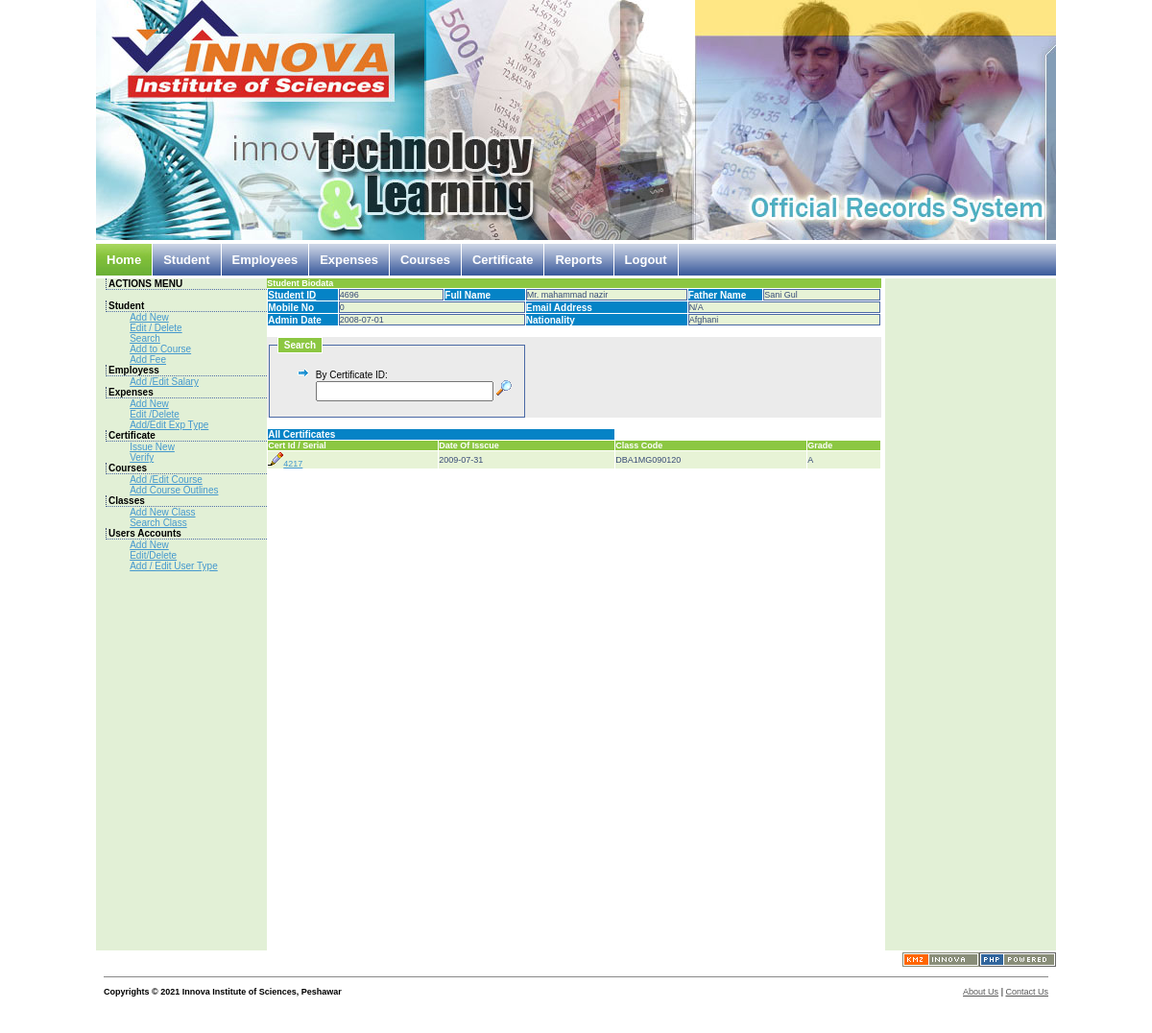
The page /verifycert2.php?action=open&std_id=4696 on the database its author committed.
### tables this page shows
CREATE TABLE IF NOT EXISTS `students` (
  `std_id` bigint(20) NOT NULL auto_increment,
  `title` varchar(4) NOT NULL default 'Mr.',
  `first_name` varchar(20) NOT NULL default '',
  `last_name` varchar(20) NOT NULL default '',
  `father_name` varchar(40) NOT NULL default '',
  `gender` char(1) NOT NULL default 'M',
  `course_code` int(11) default '0',
  `phone_no` varchar(16) default NULL,
  `mobile_no` varchar(16) default NULL,
  `nationality` varchar(25) default 'Pakistan',
  `personal_statement` varchar(150) default NULL,
  `email` varchar(150) default NULL,
  `dob` date default '0000-00-00',
  `admission_date` date default '0000-00-00',
  `online_sign` char(1) default 'Y',
  `admission_status` char(1) default 'Y',
  PRIMARY KEY  (`std_id`)
);

CREATE TABLE IF NOT EXISTS `certificate` (
  `cert_id` int(15) NOT NULL auto_increment,
  `std_id` int(15) default NULL,
  `date` date default NULL,
  `class_code` varchar(20) NOT NULL default 'AAAAAA',
  `grade` varchar(2) default NULL,
  PRIMARY KEY  (`cert_id`)
);

### verifycert2.php (the view, shortened to what this page needs)
<?php require_once('Connections/conn.php'); ?>
<?php
if (!function_exists("GetSQLValueString")) {
function GetSQLValueString($theValue, $theType, $theDefinedValue = "", $theNotDefinedValue = "")
{
  $theValue = get_magic_quotes_gpc() ? stripslashes($theValue) : $theValue;
  $theValue = function_exists("mysql_real_escape_string") ? mysql_real_escape_string($theValue) : mysql_escape_string($theValue);
  switch ($theType) {
    case "long":
    case "int":
      $theValue = ($theValue != "") ? intval($theValue) : "NULL";
      break;
  }
  return $theValue;
}
}
$colname_RS_Student1 = "-1";
if (isset($_GET['std_id'])) {
  $colname_RS_Student1 = $_GET['std_id'];
}
$query_RS_Student1 = sprintf("SELECT * FROM students WHERE std_id = %s", GetSQLValueString($colname_RS_Student1, "int"));
$RS_Student1 = mysql_query($query_RS_Student1, $conn) or die(mysql_error());
$row_RS_Student1 = mysql_fetch_assoc($RS_Student1);
$maxRows_RS_CertificatesIssued = 10;
$pageNum_RS_CertificatesIssued = 0;
$startRow_RS_CertificatesIssued = $pageNum_RS_CertificatesIssued * $maxRows_RS_CertificatesIssued;
$colname_RS_CertificatesIssued = "-1";
if (isset($_GET['std_id'])) {
  $colname_RS_CertificatesIssued = $_GET['std_id'];
}
$query_RS_CertificatesIssued = sprintf("SELECT * FROM certificate WHERE std_id = %s", GetSQLValueString($colname_RS_CertificatesIssued, "int"));
$query_limit_RS_CertificatesIssued = sprintf("%s LIMIT %d, %d", $query_RS_CertificatesIssued, $startRow_RS_CertificatesIssued, $maxRows_RS_CertificatesIssued);
$RS_CertificatesIssued = mysql_query($query_limit_RS_CertificatesIssued, $conn) or die(mysql_error());
$row_RS_CertificatesIssued = mysql_fetch_assoc($RS_CertificatesIssued);
$colname_RS_SearchCertficate = "-1";
$query_RS_SearchCertficate = sprintf("SELECT * FROM certificate WHERE cert_id = %s", GetSQLValueString($colname_RS_SearchCertficate, "int"));
$RS_SearchCertficate = mysql_query($query_RS_SearchCertficate, $conn) or die(mysql_error());
$totalRows_RS_SearchCertficate = mysql_num_rows($RS_SearchCertficate);
?><!DOCTYPE html PUBLIC "-//W3C//DTD XHTML 1.0 Transitional//EN" "http://www.w3.org/TR/xhtml1/DTD/xhtml1-transitional.dtd">
<html xmlns="http://www.w3.org/1999/xhtml"><head>
	<link rel="stylesheet" type="text/css" href="gnpcss.css" media="screen" />
</head>
<body>
<div align="center">
  <table border="0" cellpadding="0" cellspacing="0" width="1000">
    <tbody><tr>
      <td class="PageTopHeader" align="left" height="180" valign="middle" width="1000"><img src="images/header_logo.jpg" width="1000" height="250" /></td>
    </tr>
    <tr>
      <td align="left" height="40" valign="middle" width="1000"><?php
				require("top_menu.php");
				?>        <br style="clear: left;" /></td>
    </tr>
    <tr>
      <td><table border="0" cellpadding="0" cellspacing="0" width="1000">
          <tbody><tr>
            <td width="179" height="653" align="left" valign="top"><?php
				require("left_menu.php");
				?>
			</td>
            <td align="left" valign="top" width="652"><table border="0" cellpadding="0" cellspacing="0" width="640">
                <tbody>
                  <tr>
                  <td colspan="2" align="left" valign="top" class="tabledatakizmo">Student Biodata</td>
                  </tr>
                  <tr>
                    <td colspan="2" align="left" valign="top"><table width="100%" border="0" cellspacing="1" cellpadding="0">
                      <tr>
                        <td width="89" class="headerkizmo"><u>Student ID</u></td>
                        <td width="149" class="smalltextbg"><?php echo $row_RS_Student1['std_id']; ?></td>
                        <td width="110" class="headerkizmo">Full Name</td>
                        <td width="221" class="smalltextbg"><?php echo $row_RS_Student1['title']; ?> <?php echo $row_RS_Student1['first_name']; ?><?php echo $row_RS_Student1['last_name']; ?></td>
                        <td width="100" class="headerkizmo">father name</td>
                        <td width="168" class="smalltextbg"><?php echo $row_RS_Student1['father_name']; ?></td>
                      </tr>
                      <tr>
                        <td width="89" class="headerkizmo">mobile no</td>
                        <td colspan="2" class="smalltextbg"><?php echo $row_RS_Student1['mobile_no']; ?></td>
                        <td class="headerkizmo">Email Address</td>
                        <td colspan="2" class="smalltextbg"><?php echo $row_RS_Student1['email']; ?></td>
                        </tr>
                      <tr>
                        <td width="89" class="headerkizmo">Admin Date</td>
                        <td colspan="2" class="smalltextbg"><?php echo $row_RS_Student1['admission_date']; ?></td>
                        <td class="headerkizmo">Nationality</td>
                        <td colspan="2" class="smalltextbg"><?php echo $row_RS_Student1['nationality']; ?></td>
                        </tr>
                    </table></td>
                    </tr>
                  <tr>
                    <td align="left" valign="top">&nbsp;</td>
                    <td align="center" valign="middle">&nbsp;</td>
                  </tr>
                  <tr bgcolor="#EBEBEB">
                    <td width="272" align="left" valign="top"><form action="<?php echo $currentPage ?>" method="get">
                      <fieldset>
                      <legend>Search</legend>
                        <ol>
                        <li>
                          <label for="name">By Certificate ID:</label>
                          <br />
                          <input id="cert_id" name="cert_id" class="inputText" type="text" />
                          <input name="cmdSearch" type="image" id="cmdSearch" src="images/icons/b_search.png" alt="[Search]" />
                        </li>
                        </ol>
                        </fieldset>
                    </form></td>
                    <td width="396" align="center" valign="middle"><?php if ($totalRows_RS_SearchCertficate > 0) {  ?>
                        <?php }  ?></td>
                  </tr>
                  <tr>
                    <td align="left" valign="top">&nbsp;</td>
                    <td align="left" valign="top">&nbsp;</td>
                  </tr>
                  <tr>
                    <td colspan="2" align="left" valign="top">
<table width="100%" border="0" cellpadding="0" cellspacing="1">
                        <tr>
                          <td colspan="2" class="headerkizmo">All Certificates</td>
                          <td>&nbsp;</td>
                          <td>&nbsp;</td>
                        </tr>
                        <tr class="tabledatakizmo">
                          <td>cert id / Serial</td>
                          <td>date of Isscue</td>
                          <td>class code</td>
                          <td>grade</td>
                        </tr>
                        <?php do { ?>
                          <tr class="smalltextbg">
                            <td><a href="<?php echo $currentPage."?action=open&std_id=".$_SESSION['std_id']."&cert_id=".$row_RS_CertificatesIssued['cert_id']; ?>"><img src="images/icons/b_edit.png" alt="[Edit]" width="16" height="16" /><?php echo $row_RS_CertificatesIssued['cert_id']; ?></a></td>
                            <td><?php echo $row_RS_CertificatesIssued['date']; ?></td>
                            <td><?php echo $row_RS_CertificatesIssued['class_code']; ?></td>
                            <td><?php echo $row_RS_CertificatesIssued['grade']; ?></td>
                          </tr>
                          <?php } while ($row_RS_CertificatesIssued = mysql_fetch_assoc($RS_CertificatesIssued)); ?>
                      </table></td>
                  </tr>
                  <tr>
                    <td colspan="2" align="left" valign="top">&nbsp;</td>
                  </tr>
                  <tr>
                    <td colspan="2" align="left" valign="top">&nbsp;</td>
                  </tr>
              </tbody></table>            </td>
            <td align="left" valign="top" width="179"><div id="leftbar"></div>              </td>
          </tr>
        </tbody></table></td>
    </tr>
    <tr>
      <td align="right" height="19"><img src="images/kmz_innova.gif" width="80" height="15" /><img src="images/php.gif" alt="PHP|Powered" height="15" width="80" /></td>
    </tr>
    <tr>
      <td><?php
				require("footer.php");
				?></td>
    </tr>
  </tbody></table>
</div>
<p>&nbsp;</p>
</body>
</html>

### gnpcss.css (style rules this page uses)
#leftbar { background: #E2F0D6; float: left; width: 178px; padding: 0px; height: 700px; }
body { margin: 0; padding: 0; text-align: center; min-width: 1000px; font-size: 10px; font-family: Verdana, Arial, Helvetica, sans-serif; list-style-image: url(images/icons/bullet_arrow.png); background-repeat: no-repeat; background-color: #FFFFFF; }
a, a:link, a:visited { color: #4498CE; text-decoration: underline; }
fieldset { border: 1px solid #4A69A5; width: auto }
legend { color: #fff; border: 1px solid #FFFFFF; padding: 2px 6px; background-color: #8CC742; font-weight: bold; }
.smalltextbg { color: #374A77; border: 1px solid #4A69A5; background-color: #E7F3D6; font-size: 9px; }
.headerkizmo { font-family: Verdana, Arial, Helvetica, sans-serif; font-size: 10px; font-style: normal; font-weight: bold; color: #FFFFFF; text-transform: capitalize; background-color: #0583C6; }
.tabledatakizmo { font-family: Verdana, Arial, Helvetica, sans-serif; font-size: 9px; font-style: normal; font-weight: bold; color: #FFFFFF; text-transform: capitalize; background-color: #8CC742; }
img { border:0 }

### rows shown on the page
students: std_id "4696", title "Mr.", first_name "mahammad", last_name "nazir", father_name "Sani Gul", mobile_no "0", email "N/A", admission_date "2008-07-01", nationality "Afghani"
certificate: cert_id "4217", date "2009-07-31", class_code "DBA1MG090120", grade "A"
